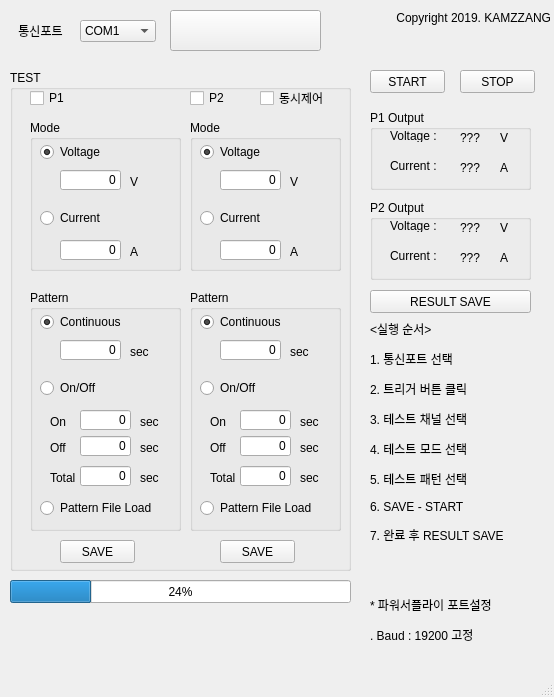
<?xml version="1.0" encoding="UTF-8"?>
<ui version="4.0">
 <class>MainWindow</class>
 <widget class="QMainWindow" name="MainWindow">
  <property name="geometry">
   <rect>
    <x>0</x>
    <y>0</y>
    <width>554</width>
    <height>697</height>
   </rect>
  </property>
  <property name="windowTitle">
   <string>SOL COIL TESTER</string>
  </property>
  <widget class="QWidget" name="centralwidget">
   <widget class="QPushButton" name="btn_main_onoff">
    <property name="geometry">
     <rect>
      <x>170</x>
      <y>10</y>
      <width>151</width>
      <height>41</height>
     </rect>
    </property>
    <property name="text">
     <string/>
    </property>
    <property name="icon">
     <iconset>
      <normaloff>Checkbox_Off.png</normaloff>
      <normalon>Checkbox_On.png</normalon>
      <disabledoff>Checkbox_Off.png</disabledoff>
      <disabledon>Checkbox_On.png</disabledon>
      <activeoff>Checkbox_Off.png</activeoff>
      <activeon>Checkbox_On.png</activeon>
      <selectedoff>Checkbox_Off.png</selectedoff>
      <selectedon>Checkbox_On.png</selectedon>Checkbox_Off.png</iconset>
    </property>
    <property name="iconSize">
     <size>
      <width>150</width>
      <height>53</height>
     </size>
    </property>
    <property name="checkable">
     <bool>true</bool>
    </property>
   </widget>
   <widget class="QLabel" name="lb_comm_status">
    <property name="geometry">
     <rect>
      <x>0</x>
      <y>10</y>
      <width>81</width>
      <height>41</height>
     </rect>
    </property>
    <property name="text">
     <string>통신포트</string>
    </property>
    <property name="alignment">
     <set>Qt::AlignCenter</set>
    </property>
   </widget>
   <widget class="QGroupBox" name="groupBox">
    <property name="geometry">
     <rect>
      <x>620</x>
      <y>110</y>
      <width>211</width>
      <height>181</height>
     </rect>
    </property>
    <property name="title">
     <string>MANUAL</string>
    </property>
    <widget class="QTabWidget" name="tabWidget">
     <property name="geometry">
      <rect>
       <x>20</x>
       <y>20</y>
       <width>171</width>
       <height>121</height>
      </rect>
     </property>
     <property name="autoFillBackground">
      <bool>false</bool>
     </property>
     <property name="currentIndex">
      <number>0</number>
     </property>
     <widget class="QWidget" name="tab">
      <attribute name="title">
       <string>P1</string>
      </attribute>
      <widget class="QLabel" name="label_2">
       <property name="geometry">
        <rect>
         <x>10</x>
         <y>20</y>
         <width>56</width>
         <height>12</height>
        </rect>
       </property>
       <property name="text">
        <string>Voltage : </string>
       </property>
      </widget>
      <widget class="QLabel" name="label_3">
       <property name="geometry">
        <rect>
         <x>10</x>
         <y>60</y>
         <width>56</width>
         <height>12</height>
        </rect>
       </property>
       <property name="text">
        <string>Current : </string>
       </property>
      </widget>
      <widget class="QLineEdit" name="lineEdit">
       <property name="geometry">
        <rect>
         <x>70</x>
         <y>16</y>
         <width>61</width>
         <height>20</height>
        </rect>
       </property>
      </widget>
      <widget class="QLineEdit" name="lineEdit_2">
       <property name="geometry">
        <rect>
         <x>70</x>
         <y>54</y>
         <width>61</width>
         <height>20</height>
        </rect>
       </property>
      </widget>
      <widget class="QLabel" name="label_6">
       <property name="geometry">
        <rect>
         <x>140</x>
         <y>20</y>
         <width>21</width>
         <height>16</height>
        </rect>
       </property>
       <property name="text">
        <string>V</string>
       </property>
      </widget>
      <widget class="QLabel" name="label_7">
       <property name="geometry">
        <rect>
         <x>140</x>
         <y>58</y>
         <width>21</width>
         <height>16</height>
        </rect>
       </property>
       <property name="text">
        <string>A</string>
       </property>
      </widget>
     </widget>
     <widget class="QWidget" name="tab_2">
      <attribute name="title">
       <string>P2</string>
      </attribute>
      <widget class="QLabel" name="label_4">
       <property name="geometry">
        <rect>
         <x>10</x>
         <y>60</y>
         <width>56</width>
         <height>12</height>
        </rect>
       </property>
       <property name="text">
        <string>Current : </string>
       </property>
      </widget>
      <widget class="QLabel" name="label_5">
       <property name="geometry">
        <rect>
         <x>10</x>
         <y>20</y>
         <width>56</width>
         <height>12</height>
        </rect>
       </property>
       <property name="text">
        <string>Voltage : </string>
       </property>
      </widget>
      <widget class="QLineEdit" name="lineEdit_3">
       <property name="geometry">
        <rect>
         <x>70</x>
         <y>54</y>
         <width>61</width>
         <height>20</height>
        </rect>
       </property>
      </widget>
      <widget class="QLineEdit" name="lineEdit_4">
       <property name="geometry">
        <rect>
         <x>70</x>
         <y>16</y>
         <width>61</width>
         <height>20</height>
        </rect>
       </property>
      </widget>
      <widget class="QLabel" name="label_8">
       <property name="geometry">
        <rect>
         <x>140</x>
         <y>58</y>
         <width>21</width>
         <height>16</height>
        </rect>
       </property>
       <property name="text">
        <string>A</string>
       </property>
      </widget>
      <widget class="QLabel" name="label_9">
       <property name="geometry">
        <rect>
         <x>140</x>
         <y>20</y>
         <width>21</width>
         <height>16</height>
        </rect>
       </property>
       <property name="text">
        <string>V</string>
       </property>
      </widget>
     </widget>
    </widget>
    <widget class="QPushButton" name="pushButton_2">
     <property name="geometry">
      <rect>
       <x>22</x>
       <y>150</y>
       <width>75</width>
       <height>23</height>
      </rect>
     </property>
     <property name="text">
      <string>ON</string>
     </property>
    </widget>
    <widget class="QPushButton" name="pushButton_3">
     <property name="geometry">
      <rect>
       <x>112</x>
       <y>150</y>
       <width>75</width>
       <height>23</height>
      </rect>
     </property>
     <property name="text">
      <string>OFF</string>
     </property>
    </widget>
   </widget>
   <widget class="QGroupBox" name="groupBox_2">
    <property name="geometry">
     <rect>
      <x>10</x>
      <y>70</y>
      <width>341</width>
      <height>501</height>
     </rect>
    </property>
    <property name="title">
     <string>TEST</string>
    </property>
    <widget class="QCheckBox" name="cbox_p1">
     <property name="geometry">
      <rect>
       <x>20</x>
       <y>20</y>
       <width>81</width>
       <height>16</height>
      </rect>
     </property>
     <property name="text">
      <string>P1</string>
     </property>
    </widget>
    <widget class="QCheckBox" name="cbox_p2">
     <property name="geometry">
      <rect>
       <x>180</x>
       <y>20</y>
       <width>81</width>
       <height>16</height>
      </rect>
     </property>
     <property name="text">
      <string>P2</string>
     </property>
    </widget>
    <widget class="QCheckBox" name="cbox_p1p2">
     <property name="geometry">
      <rect>
       <x>250</x>
       <y>20</y>
       <width>81</width>
       <height>16</height>
      </rect>
     </property>
     <property name="text">
      <string>동시제어</string>
     </property>
    </widget>
    <widget class="QGroupBox" name="groupBox_3">
     <property name="geometry">
      <rect>
       <x>20</x>
       <y>50</y>
       <width>151</width>
       <height>151</height>
      </rect>
     </property>
     <property name="title">
      <string>Mode</string>
     </property>
     <widget class="QRadioButton" name="rbtn_p1_volt">
      <property name="geometry">
       <rect>
        <x>10</x>
        <y>24</y>
        <width>90</width>
        <height>16</height>
       </rect>
      </property>
      <property name="text">
       <string>Voltage</string>
      </property>
      <property name="checked">
       <bool>true</bool>
      </property>
     </widget>
     <widget class="QRadioButton" name="rbtn_p1_current">
      <property name="geometry">
       <rect>
        <x>10</x>
        <y>90</y>
        <width>90</width>
        <height>16</height>
       </rect>
      </property>
      <property name="text">
       <string>Current</string>
      </property>
     </widget>
     <widget class="QLabel" name="label_11">
      <property name="geometry">
       <rect>
        <x>100</x>
        <y>124</y>
        <width>21</width>
        <height>16</height>
       </rect>
      </property>
      <property name="text">
       <string>A</string>
      </property>
     </widget>
     <widget class="QLineEdit" name="edit_p1_volt">
      <property name="geometry">
       <rect>
        <x>30</x>
        <y>50</y>
        <width>61</width>
        <height>20</height>
       </rect>
      </property>
      <property name="inputMask">
       <string/>
      </property>
      <property name="text">
       <string>0</string>
      </property>
      <property name="alignment">
       <set>Qt::AlignRight|Qt::AlignTrailing|Qt::AlignVCenter</set>
      </property>
     </widget>
     <widget class="QLabel" name="label_10">
      <property name="geometry">
       <rect>
        <x>100</x>
        <y>54</y>
        <width>21</width>
        <height>16</height>
       </rect>
      </property>
      <property name="text">
       <string>V</string>
      </property>
     </widget>
     <widget class="QLineEdit" name="edit_p1_current">
      <property name="geometry">
       <rect>
        <x>30</x>
        <y>120</y>
        <width>61</width>
        <height>20</height>
       </rect>
      </property>
      <property name="text">
       <string>0</string>
      </property>
      <property name="alignment">
       <set>Qt::AlignRight|Qt::AlignTrailing|Qt::AlignVCenter</set>
      </property>
     </widget>
    </widget>
    <widget class="QGroupBox" name="groupBox_4">
     <property name="geometry">
      <rect>
       <x>20</x>
       <y>220</y>
       <width>151</width>
       <height>241</height>
      </rect>
     </property>
     <property name="title">
      <string>Pattern</string>
     </property>
     <widget class="QRadioButton" name="rbtn_p1_conti">
      <property name="geometry">
       <rect>
        <x>10</x>
        <y>24</y>
        <width>101</width>
        <height>16</height>
       </rect>
      </property>
      <property name="text">
       <string>Continuous</string>
      </property>
      <property name="checked">
       <bool>true</bool>
      </property>
     </widget>
     <widget class="QRadioButton" name="rbtn_p1_onoff">
      <property name="geometry">
       <rect>
        <x>10</x>
        <y>90</y>
        <width>90</width>
        <height>16</height>
       </rect>
      </property>
      <property name="text">
       <string>On/Off</string>
      </property>
     </widget>
     <widget class="QLabel" name="label_12">
      <property name="geometry">
       <rect>
        <x>110</x>
        <y>124</y>
        <width>31</width>
        <height>16</height>
       </rect>
      </property>
      <property name="text">
       <string>sec</string>
      </property>
     </widget>
     <widget class="QLineEdit" name="edit_p1_contitime">
      <property name="geometry">
       <rect>
        <x>30</x>
        <y>50</y>
        <width>61</width>
        <height>20</height>
       </rect>
      </property>
      <property name="text">
       <string>0</string>
      </property>
      <property name="alignment">
       <set>Qt::AlignRight|Qt::AlignTrailing|Qt::AlignVCenter</set>
      </property>
     </widget>
     <widget class="QLabel" name="label_13">
      <property name="geometry">
       <rect>
        <x>100</x>
        <y>54</y>
        <width>31</width>
        <height>16</height>
       </rect>
      </property>
      <property name="text">
       <string>sec</string>
      </property>
     </widget>
     <widget class="QLineEdit" name="edit_p1_ontime">
      <property name="geometry">
       <rect>
        <x>50</x>
        <y>120</y>
        <width>51</width>
        <height>20</height>
       </rect>
      </property>
      <property name="text">
       <string>0</string>
      </property>
      <property name="alignment">
       <set>Qt::AlignRight|Qt::AlignTrailing|Qt::AlignVCenter</set>
      </property>
     </widget>
     <widget class="QLabel" name="label_14">
      <property name="geometry">
       <rect>
        <x>110</x>
        <y>150</y>
        <width>31</width>
        <height>16</height>
       </rect>
      </property>
      <property name="text">
       <string>sec</string>
      </property>
     </widget>
     <widget class="QLineEdit" name="edit_p1_offtime">
      <property name="geometry">
       <rect>
        <x>50</x>
        <y>146</y>
        <width>51</width>
        <height>20</height>
       </rect>
      </property>
      <property name="text">
       <string>0</string>
      </property>
      <property name="alignment">
       <set>Qt::AlignRight|Qt::AlignTrailing|Qt::AlignVCenter</set>
      </property>
     </widget>
     <widget class="QLabel" name="label_15">
      <property name="geometry">
       <rect>
        <x>20</x>
        <y>124</y>
        <width>21</width>
        <height>16</height>
       </rect>
      </property>
      <property name="text">
       <string>On</string>
      </property>
     </widget>
     <widget class="QLabel" name="label_16">
      <property name="geometry">
       <rect>
        <x>20</x>
        <y>150</y>
        <width>21</width>
        <height>16</height>
       </rect>
      </property>
      <property name="text">
       <string>Off</string>
      </property>
     </widget>
     <widget class="QRadioButton" name="rbtn_p1_fileload">
      <property name="geometry">
       <rect>
        <x>10</x>
        <y>210</y>
        <width>141</width>
        <height>16</height>
       </rect>
      </property>
      <property name="text">
       <string>Pattern File Load</string>
      </property>
     </widget>
     <widget class="QLineEdit" name="edit_p1_totaltime">
      <property name="geometry">
       <rect>
        <x>50</x>
        <y>176</y>
        <width>51</width>
        <height>20</height>
       </rect>
      </property>
      <property name="text">
       <string>0</string>
      </property>
      <property name="alignment">
       <set>Qt::AlignRight|Qt::AlignTrailing|Qt::AlignVCenter</set>
      </property>
     </widget>
     <widget class="QLabel" name="label_17">
      <property name="geometry">
       <rect>
        <x>20</x>
        <y>180</y>
        <width>31</width>
        <height>16</height>
       </rect>
      </property>
      <property name="text">
       <string>Total</string>
      </property>
     </widget>
     <widget class="QLabel" name="label_18">
      <property name="geometry">
       <rect>
        <x>110</x>
        <y>180</y>
        <width>31</width>
        <height>16</height>
       </rect>
      </property>
      <property name="text">
       <string>sec</string>
      </property>
     </widget>
    </widget>
    <widget class="QGroupBox" name="groupBox_5">
     <property name="geometry">
      <rect>
       <x>180</x>
       <y>220</y>
       <width>151</width>
       <height>241</height>
      </rect>
     </property>
     <property name="title">
      <string>Pattern</string>
     </property>
     <widget class="QRadioButton" name="rbtn_p2_conti">
      <property name="geometry">
       <rect>
        <x>10</x>
        <y>24</y>
        <width>101</width>
        <height>16</height>
       </rect>
      </property>
      <property name="text">
       <string>Continuous</string>
      </property>
      <property name="checked">
       <bool>true</bool>
      </property>
     </widget>
     <widget class="QRadioButton" name="rbtn_p2_onoff">
      <property name="geometry">
       <rect>
        <x>10</x>
        <y>90</y>
        <width>90</width>
        <height>16</height>
       </rect>
      </property>
      <property name="text">
       <string>On/Off</string>
      </property>
     </widget>
     <widget class="QLabel" name="label_24">
      <property name="geometry">
       <rect>
        <x>110</x>
        <y>124</y>
        <width>31</width>
        <height>16</height>
       </rect>
      </property>
      <property name="text">
       <string>sec</string>
      </property>
     </widget>
     <widget class="QLineEdit" name="edit_p2_contitime">
      <property name="geometry">
       <rect>
        <x>30</x>
        <y>50</y>
        <width>61</width>
        <height>20</height>
       </rect>
      </property>
      <property name="text">
       <string>0</string>
      </property>
      <property name="alignment">
       <set>Qt::AlignRight|Qt::AlignTrailing|Qt::AlignVCenter</set>
      </property>
     </widget>
     <widget class="QLabel" name="label_25">
      <property name="geometry">
       <rect>
        <x>100</x>
        <y>54</y>
        <width>31</width>
        <height>16</height>
       </rect>
      </property>
      <property name="text">
       <string>sec</string>
      </property>
     </widget>
     <widget class="QLineEdit" name="edit_p2_ontime">
      <property name="geometry">
       <rect>
        <x>50</x>
        <y>120</y>
        <width>51</width>
        <height>20</height>
       </rect>
      </property>
      <property name="text">
       <string>0</string>
      </property>
      <property name="alignment">
       <set>Qt::AlignRight|Qt::AlignTrailing|Qt::AlignVCenter</set>
      </property>
     </widget>
     <widget class="QLabel" name="label_26">
      <property name="geometry">
       <rect>
        <x>110</x>
        <y>150</y>
        <width>31</width>
        <height>16</height>
       </rect>
      </property>
      <property name="text">
       <string>sec</string>
      </property>
     </widget>
     <widget class="QLineEdit" name="edit_p2_offtime">
      <property name="geometry">
       <rect>
        <x>50</x>
        <y>146</y>
        <width>51</width>
        <height>20</height>
       </rect>
      </property>
      <property name="text">
       <string>0</string>
      </property>
      <property name="alignment">
       <set>Qt::AlignRight|Qt::AlignTrailing|Qt::AlignVCenter</set>
      </property>
     </widget>
     <widget class="QLabel" name="label_27">
      <property name="geometry">
       <rect>
        <x>20</x>
        <y>124</y>
        <width>21</width>
        <height>16</height>
       </rect>
      </property>
      <property name="text">
       <string>On</string>
      </property>
     </widget>
     <widget class="QLabel" name="label_28">
      <property name="geometry">
       <rect>
        <x>20</x>
        <y>150</y>
        <width>21</width>
        <height>16</height>
       </rect>
      </property>
      <property name="text">
       <string>Off</string>
      </property>
     </widget>
     <widget class="QRadioButton" name="rbtn_p2_fileload">
      <property name="geometry">
       <rect>
        <x>10</x>
        <y>210</y>
        <width>141</width>
        <height>16</height>
       </rect>
      </property>
      <property name="text">
       <string>Pattern File Load</string>
      </property>
     </widget>
     <widget class="QLabel" name="label_33">
      <property name="geometry">
       <rect>
        <x>20</x>
        <y>180</y>
        <width>31</width>
        <height>16</height>
       </rect>
      </property>
      <property name="text">
       <string>Total</string>
      </property>
     </widget>
     <widget class="QLineEdit" name="edit_p2_totaltime">
      <property name="geometry">
       <rect>
        <x>50</x>
        <y>176</y>
        <width>51</width>
        <height>20</height>
       </rect>
      </property>
      <property name="text">
       <string>0</string>
      </property>
      <property name="alignment">
       <set>Qt::AlignRight|Qt::AlignTrailing|Qt::AlignVCenter</set>
      </property>
     </widget>
     <widget class="QLabel" name="label_36">
      <property name="geometry">
       <rect>
        <x>110</x>
        <y>180</y>
        <width>31</width>
        <height>16</height>
       </rect>
      </property>
      <property name="text">
       <string>sec</string>
      </property>
     </widget>
    </widget>
    <widget class="QGroupBox" name="groupBox_6">
     <property name="geometry">
      <rect>
       <x>180</x>
       <y>50</y>
       <width>151</width>
       <height>151</height>
      </rect>
     </property>
     <property name="title">
      <string>Mode</string>
     </property>
     <widget class="QRadioButton" name="rbtn_p2_volt">
      <property name="geometry">
       <rect>
        <x>10</x>
        <y>24</y>
        <width>90</width>
        <height>16</height>
       </rect>
      </property>
      <property name="text">
       <string>Voltage</string>
      </property>
      <property name="checked">
       <bool>true</bool>
      </property>
     </widget>
     <widget class="QRadioButton" name="rbtn_p2_current">
      <property name="geometry">
       <rect>
        <x>10</x>
        <y>90</y>
        <width>90</width>
        <height>16</height>
       </rect>
      </property>
      <property name="text">
       <string>Current</string>
      </property>
     </widget>
     <widget class="QLabel" name="label_29">
      <property name="geometry">
       <rect>
        <x>100</x>
        <y>124</y>
        <width>21</width>
        <height>16</height>
       </rect>
      </property>
      <property name="text">
       <string>A</string>
      </property>
     </widget>
     <widget class="QLineEdit" name="edit_p2_volt">
      <property name="geometry">
       <rect>
        <x>30</x>
        <y>50</y>
        <width>61</width>
        <height>20</height>
       </rect>
      </property>
      <property name="text">
       <string>0</string>
      </property>
      <property name="alignment">
       <set>Qt::AlignRight|Qt::AlignTrailing|Qt::AlignVCenter</set>
      </property>
     </widget>
     <widget class="QLabel" name="label_30">
      <property name="geometry">
       <rect>
        <x>100</x>
        <y>54</y>
        <width>21</width>
        <height>16</height>
       </rect>
      </property>
      <property name="text">
       <string>V</string>
      </property>
     </widget>
     <widget class="QLineEdit" name="edit_p2_current">
      <property name="geometry">
       <rect>
        <x>30</x>
        <y>120</y>
        <width>61</width>
        <height>20</height>
       </rect>
      </property>
      <property name="text">
       <string>0</string>
      </property>
      <property name="alignment">
       <set>Qt::AlignRight|Qt::AlignTrailing|Qt::AlignVCenter</set>
      </property>
     </widget>
    </widget>
    <widget class="QPushButton" name="btn_p1_save">
     <property name="geometry">
      <rect>
       <x>50</x>
       <y>470</y>
       <width>75</width>
       <height>23</height>
      </rect>
     </property>
     <property name="text">
      <string>SAVE</string>
     </property>
    </widget>
    <widget class="QPushButton" name="btn_p2_save">
     <property name="geometry">
      <rect>
       <x>210</x>
       <y>470</y>
       <width>75</width>
       <height>23</height>
      </rect>
     </property>
     <property name="text">
      <string>SAVE</string>
     </property>
    </widget>
   </widget>
   <widget class="QPushButton" name="btn_start">
    <property name="geometry">
     <rect>
      <x>370</x>
      <y>70</y>
      <width>75</width>
      <height>23</height>
     </rect>
    </property>
    <property name="text">
     <string>START</string>
    </property>
   </widget>
   <widget class="QPushButton" name="btn_stop">
    <property name="geometry">
     <rect>
      <x>460</x>
      <y>70</y>
      <width>75</width>
      <height>23</height>
     </rect>
    </property>
    <property name="text">
     <string>STOP</string>
    </property>
   </widget>
   <widget class="QGroupBox" name="groupBox_7">
    <property name="geometry">
     <rect>
      <x>370</x>
      <y>110</y>
      <width>161</width>
      <height>80</height>
     </rect>
    </property>
    <property name="title">
     <string>P1 Output</string>
    </property>
    <widget class="QLabel" name="label_31">
     <property name="geometry">
      <rect>
       <x>20</x>
       <y>20</y>
       <width>56</width>
       <height>12</height>
      </rect>
     </property>
     <property name="text">
      <string>Voltage : </string>
     </property>
    </widget>
    <widget class="QLabel" name="label_32">
     <property name="geometry">
      <rect>
       <x>20</x>
       <y>50</y>
       <width>56</width>
       <height>12</height>
      </rect>
     </property>
     <property name="text">
      <string>Current : </string>
     </property>
    </widget>
    <widget class="QLabel" name="lb_p1_volt">
     <property name="geometry">
      <rect>
       <x>90</x>
       <y>20</y>
       <width>41</width>
       <height>16</height>
      </rect>
     </property>
     <property name="text">
      <string>???</string>
     </property>
    </widget>
    <widget class="QLabel" name="label_34">
     <property name="geometry">
      <rect>
       <x>130</x>
       <y>50</y>
       <width>21</width>
       <height>16</height>
      </rect>
     </property>
     <property name="text">
      <string>A</string>
     </property>
    </widget>
    <widget class="QLabel" name="label_35">
     <property name="geometry">
      <rect>
       <x>130</x>
       <y>20</y>
       <width>21</width>
       <height>16</height>
      </rect>
     </property>
     <property name="text">
      <string>V</string>
     </property>
    </widget>
    <widget class="QLabel" name="lb_p1_current">
     <property name="geometry">
      <rect>
       <x>90</x>
       <y>50</y>
       <width>41</width>
       <height>16</height>
      </rect>
     </property>
     <property name="text">
      <string>???</string>
     </property>
    </widget>
   </widget>
   <widget class="QGroupBox" name="groupBox_8">
    <property name="geometry">
     <rect>
      <x>370</x>
      <y>200</y>
      <width>161</width>
      <height>80</height>
     </rect>
    </property>
    <property name="title">
     <string>P2 Output</string>
    </property>
    <widget class="QLabel" name="label_37">
     <property name="geometry">
      <rect>
       <x>20</x>
       <y>20</y>
       <width>56</width>
       <height>12</height>
      </rect>
     </property>
     <property name="text">
      <string>Voltage : </string>
     </property>
    </widget>
    <widget class="QLabel" name="label_38">
     <property name="geometry">
      <rect>
       <x>20</x>
       <y>50</y>
       <width>56</width>
       <height>12</height>
      </rect>
     </property>
     <property name="text">
      <string>Current : </string>
     </property>
    </widget>
    <widget class="QLabel" name="label_39">
     <property name="geometry">
      <rect>
       <x>130</x>
       <y>20</y>
       <width>21</width>
       <height>16</height>
      </rect>
     </property>
     <property name="text">
      <string>V</string>
     </property>
    </widget>
    <widget class="QLabel" name="label_40">
     <property name="geometry">
      <rect>
       <x>130</x>
       <y>50</y>
       <width>21</width>
       <height>16</height>
      </rect>
     </property>
     <property name="text">
      <string>A</string>
     </property>
    </widget>
    <widget class="QLabel" name="lb_p2_volt">
     <property name="geometry">
      <rect>
       <x>90</x>
       <y>20</y>
       <width>41</width>
       <height>16</height>
      </rect>
     </property>
     <property name="text">
      <string>???</string>
     </property>
    </widget>
    <widget class="QLabel" name="lb_p2_current">
     <property name="geometry">
      <rect>
       <x>90</x>
       <y>50</y>
       <width>41</width>
       <height>16</height>
      </rect>
     </property>
     <property name="text">
      <string>???</string>
     </property>
    </widget>
   </widget>
   <widget class="QPushButton" name="btn_resultsave">
    <property name="geometry">
     <rect>
      <x>370</x>
      <y>290</y>
      <width>161</width>
      <height>23</height>
     </rect>
    </property>
    <property name="text">
     <string>RESULT SAVE</string>
    </property>
   </widget>
   <widget class="QProgressBar" name="progressBar">
    <property name="geometry">
     <rect>
      <x>10</x>
      <y>580</y>
      <width>341</width>
      <height>23</height>
     </rect>
    </property>
    <property name="value">
     <number>24</number>
    </property>
   </widget>
   <widget class="QLabel" name="label">
    <property name="geometry">
     <rect>
      <x>350</x>
      <y>10</y>
      <width>201</width>
      <height>16</height>
     </rect>
    </property>
    <property name="text">
     <string>Copyright 2019. KAMZZANG</string>
    </property>
    <property name="alignment">
     <set>Qt::AlignRight|Qt::AlignTrailing|Qt::AlignVCenter</set>
    </property>
   </widget>
   <widget class="QLabel" name="label_19">
    <property name="geometry">
     <rect>
      <x>370</x>
      <y>320</y>
      <width>201</width>
      <height>331</height>
     </rect>
    </property>
    <property name="text">
     <string>&lt;html&gt;&lt;head/&gt;&lt;body&gt;&lt;p&gt;&amp;lt;실행 순서&amp;gt;&lt;/p&gt;&lt;p&gt;1. 통신포트 선택&lt;/p&gt;&lt;p&gt;2. 트리거 버튼 클릭&lt;/p&gt;&lt;p&gt;3. 테스트 채널 선택&lt;/p&gt;&lt;p&gt;4. 테스트 모드 선택&lt;/p&gt;&lt;p&gt;5. 테스트 패턴 선택&lt;/p&gt;&lt;p&gt;6. SAVE - START&lt;/p&gt;&lt;p&gt;7. 완료 후 RESULT SAVE&lt;/p&gt;&lt;p&gt;&lt;br/&gt;&lt;/p&gt;&lt;p&gt;* 파워서플라이 포트설정&lt;/p&gt;&lt;p&gt;. Baud : 19200 고정&lt;/p&gt;&lt;/body&gt;&lt;/html&gt;</string>
    </property>
    <property name="alignment">
     <set>Qt::AlignLeading|Qt::AlignLeft|Qt::AlignTop</set>
    </property>
   </widget>
   <widget class="QComboBox" name="cBox_comport">
    <property name="geometry">
     <rect>
      <x>80</x>
      <y>20</y>
      <width>76</width>
      <height>22</height>
     </rect>
    </property>
    <item>
     <property name="text">
      <string>COM1</string>
     </property>
    </item>
    <item>
     <property name="text">
      <string>COM2</string>
     </property>
    </item>
    <item>
     <property name="text">
      <string>COM3</string>
     </property>
    </item>
    <item>
     <property name="text">
      <string>COM4</string>
     </property>
    </item>
   </widget>
  </widget>
  <widget class="QMenuBar" name="menubar">
   <property name="geometry">
    <rect>
     <x>0</x>
     <y>0</y>
     <width>554</width>
     <height>26</height>
    </rect>
   </property>
  </widget>
  <widget class="QStatusBar" name="statusbar"/>
  <action name="actionCOM1">
   <property name="text">
    <string>COM1</string>
   </property>
  </action>
  <action name="actionCOM2">
   <property name="text">
    <string>COM2</string>
   </property>
  </action>
  <action name="actionCOM3">
   <property name="text">
    <string>COM3</string>
   </property>
  </action>
  <action name="actionCOM4">
   <property name="text">
    <string>COM4</string>
   </property>
  </action>
  <action name="actionData_Bit">
   <property name="text">
    <string>Baud Rate : 19200</string>
   </property>
  </action>
 </widget>
 <resources/>
 <connections/>
</ui>
